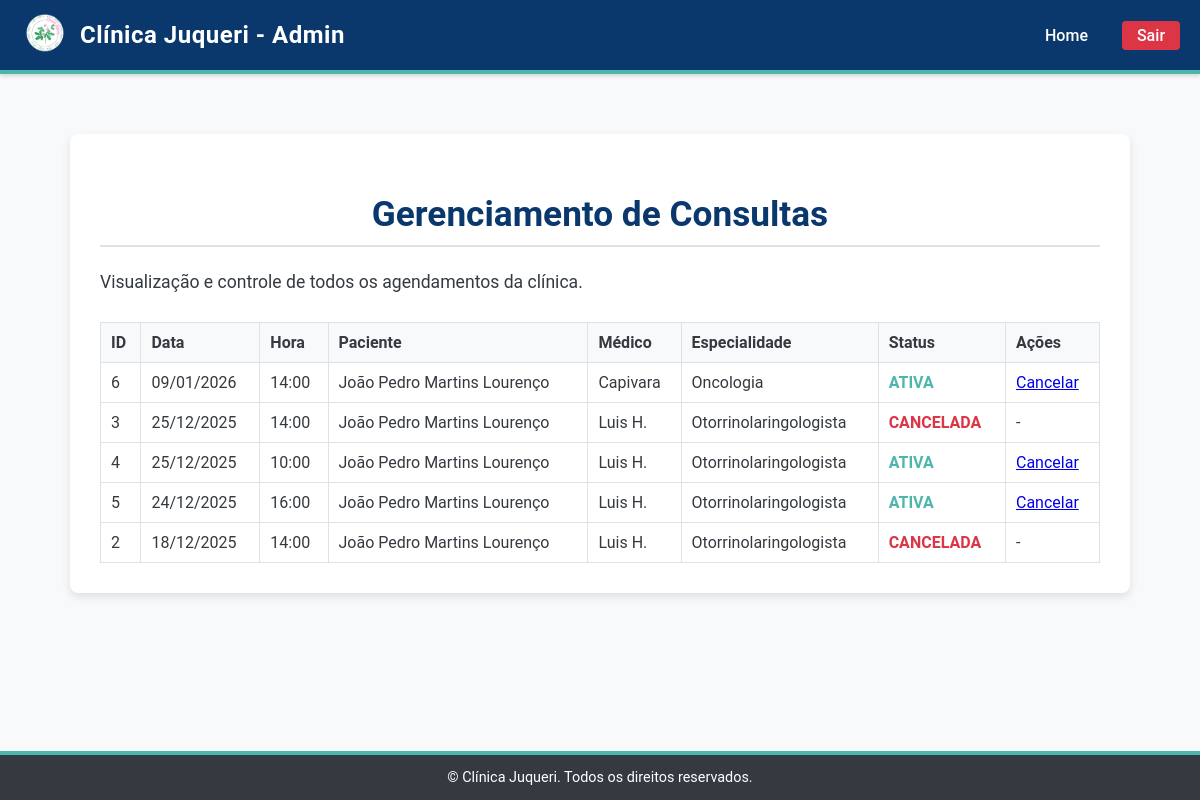
/consulta_medica/admin/admin_consultas.php (signed in), run on the app's committed database.
### tables this page shows
CREATE TABLE `consultas` (
  `id` int(11) NOT NULL,
  `paciente_id` int(11) DEFAULT NULL,
  `medico_id` int(11) DEFAULT NULL,
  `data` date DEFAULT NULL,
  `hora` time DEFAULT NULL,
  `status` varchar(20) DEFAULT 'ATIVA'
);

CREATE TABLE `pacientes` (
  `id` int(11) NOT NULL,
  `nome` varchar(100) DEFAULT NULL,
  `email` varchar(100) DEFAULT NULL,
  `senha` varchar(100) DEFAULT NULL,
  `notificacao` text DEFAULT NULL
);

CREATE TABLE `medicos` (
  `id` int(11) NOT NULL,
  `nome` varchar(100) DEFAULT NULL,
  `especialidade_id` int(11) DEFAULT NULL
);

CREATE TABLE `especialidades` (
  `id` int(11) NOT NULL,
  `nome` varchar(100) DEFAULT NULL
);

### consulta_medica/admin/admin_consultas.php (the view, shortened to what this page needs)
<?php
include "../conexao.php";
$consultas = [];
$sql = "
SELECT
    c.id, c.data, c.hora, c.status,
    p.nome AS paciente,
    m.nome AS medico,
    e.nome AS especialidade
FROM consultas c
JOIN pacientes p ON c.paciente_id = p.id
JOIN medicos m ON c.medico_id = m.id
JOIN especialidades e ON m.especialidade_id = e.id
ORDER BY c.data DESC, c.hora DESC
";
$res = $mysqli->query($sql);
if ($res) {
    while($row = $res->fetch_assoc()) {
        $consultas[] = $row;
    }
} else {
    $mensagem_erro = '<p class="mensagem-erro">Erro ao buscar consultas: ' . $mysqli->error . '</p>';
}
?>
<!DOCTYPE html>
<html lang="pt-BR">
<head>
    <link rel="stylesheet" href="../estilo.css">
</head>
<body class="tela">
<header class="header-padrao">
    <div class="header-conteudo">
        <a href="admin_home.php" class="logo-link">
            <img src="../logo.png" alt="Logo Clínica Juqueri" class="logo-header">
            Clínica Juqueri - Admin
        </a>
        <nav class="links-navegacao">
            <a href="admin_home.php">Home</a>
            <a href="../logout.php" style="background-color: #dc3545; padding: 5px 15px; border-radius: 4px;">Sair</a>
        </nav>
    </div>
</header>
<main class="conteudo-principal-centralizado">
    <div class="form-container" style="max-width: 1100px;">
        <h2>Gerenciamento de Consultas</h2>
        <p>Visualização e controle de todos os agendamentos da clínica.</p>
        <?php if (empty($consultas)): ?>
            <p>Nenhuma consulta encontrada no sistema.</p>
        <?php else: ?>
            <table class="tabela-consultas-admin">
                <thead>
                    <tr>
                        <th>ID</th>
                        <th>Data</th>
                        <th>Hora</th>
                        <th>Paciente</th>
                        <th>Médico</th>
                        <th>Especialidade</th>
                        <th>Status</th>
                        <th>Ações</th>
                    </tr>
                </thead>
                <tbody>
                    <?php foreach($consultas as $c):
                        $data_formatada = date('d/m/Y', strtotime($c['data']));
                        $hora_formatada = date('H:i', strtotime($c['hora']));
                        $status_upper = strtoupper($c['status']);
                        $status_class = "status-$status_upper";
                        $data_hora_consulta = new DateTime($c['data'] . ' ' . $c['hora']);
                        $data_atual = new DateTime();
                    ?>
                        <tr>
                            <td><?= $c['id'] ?></td>
                            <td><?= $data_formatada ?></td>
                            <td><?= $hora_formatada ?></td>
                            <td><?= htmlspecialchars($c['paciente']) ?></td>
                            <td><?= htmlspecialchars($c['medico']) ?></td>
                            <td><?= htmlspecialchars($c['especialidade']) ?></td>
                            <td class="<?= $status_class ?>"><?= $status_upper ?></td>
                            <td>
                                <?php if ($status_upper === 'ATIVA' && $data_hora_consulta > $data_atual): ?>
                                    <a href="../cancelar.php?id=<?= $c['id'] ?>" class="btn-cancelar">Cancelar</a>
                                <?php else: ?>
                                    -
                                <?php endif; ?>
                            </td>
                        </tr>
                    <?php endforeach; ?>
                </tbody>
            </table>
        <?php endif; ?>
</main>
<footer class="footer-padrao">
    <span>&copy; Clínica Juqueri. Todos os direitos reservados.</span>
</footer>
</body>
</html>

### consulta_medica/estilo.css (style rules this page uses)
:root { --cor-principal: #0A386D; --cor-secundaria: #007BFF; --cor-saude: #4DB6AC; --cor-fundo-claro: #F8F9FA; --cor-texto-principal: #343A40; --cor-borda-padrao: #dee2e6; }
body { font-family: 'Roboto', 'Arial', sans-serif; color: var(--cor-texto-principal); display: flex; flex-direction: column; margin: 0; padding: 0; min-height: 100vh; background-color: var(--cor-fundo-claro); }
.conteudo-principal-centralizado { flex-grow: 1; width: 90%; max-width: 1000px; margin: 0 auto; padding: 40px 0; display: flex; flex-direction: column; align-items: center; text-align: center; }
.header-padrao { position: sticky; top: 0; width: 100%; height: 70px; background-color: var(--cor-principal); border-bottom: 4px solid var(--cor-saude); z-index: 1000; box-shadow: 0 2px 4px rgba(0, 0, 0, 0.15); }
.header-conteudo { max-width: 1200px; height: 100%; margin: 0 auto; padding: 0 20px; display: flex; justify-content: space-between; align-items: center; }
.logo-link { display: flex; align-items: center; font-size: 1.5em; font-weight: bold; color: white; text-decoration: none; letter-spacing: 0.5px; }
.logo-header { height: 50px; width: auto; object-fit: contain; margin-right: 10px; }
.links-navegacao a { text-decoration: none; font-weight: 500; color: white; margin-left: 20px; padding: 5px 10px; border-radius: 4px; transition: background-color 0.3s; }
.conteudo-principal-centralizado h2 { color: var(--cor-principal); font-size: 2.2em; margin-bottom: 5px; }
.conteudo-principal-centralizado p { color: var(--cor-texto-principal); font-size: 1.1em; margin-bottom: 30px; }
.footer-padrao { width: 100%; height: 45px; background-color: var(--cor-texto-principal); border-top: 4px solid var(--cor-saude); color: white; display: flex; justify-content: center; align-items: center; font-size: 0.9em; }
.form-container { width: 100%; max-width: 400px; padding: 30px; background-color: white; border-radius: 8px; box-shadow: 0 4px 10px rgba(0, 0, 0, 0.1); text-align: left; margin-top: 20px; }
.form-container h2 { color: var(--cor-principal); margin-bottom: 25px; border-bottom: 2px solid var(--cor-borda-padrao); padding-bottom: 10px; text-align: center; }

### consulta_medica/admin/admin_consultas.php (style rules this page uses)
.tabela-consultas-admin { width: 100%; border-collapse: collapse; margin-top: 20px; }
.tabela-consultas-admin th, .tabela-consultas-admin td { border: 1px solid #dee2e6; padding: 10px; }
.tabela-consultas-admin th { background-color: var(--cor-fundo-claro); font-weight: 600; }
.status-ATIVA { color: var(--cor-saude); font-weight: bold; }
.status-CANCELADA { color: #dc3545; font-weight: bold; }

### data on the page
consultas: id "6", data "09/01/2026", hora "14:00", paciente.nome "João Pedro Martins Lourenço", medico.nome "Capivara", especialidades.nome "Oncologia", status "ATIVA"
consultas: id "3", data "25/12/2025", hora "14:00", paciente.nome "João Pedro Martins Lourenço", medico.nome "Luis H.", especialidades.nome "Otorrinolaringologista", status "CANCELADA"
consultas: id "4", data "25/12/2025", hora "10:00", paciente.nome "João Pedro Martins Lourenço", medico.nome "Luis H.", especialidades.nome "Otorrinolaringologista", status "ATIVA"
consultas: id "5", data "24/12/2025", hora "16:00", paciente.nome "João Pedro Martins Lourenço", medico.nome "Luis H.", especialidades.nome "Otorrinolaringologista", status "ATIVA"
consultas: id "2", data "18/12/2025", hora "14:00", paciente.nome "João Pedro Martins Lourenço", medico.nome "Luis H.", especialidades.nome "Otorrinolaringologista", status "CANCELADA"
